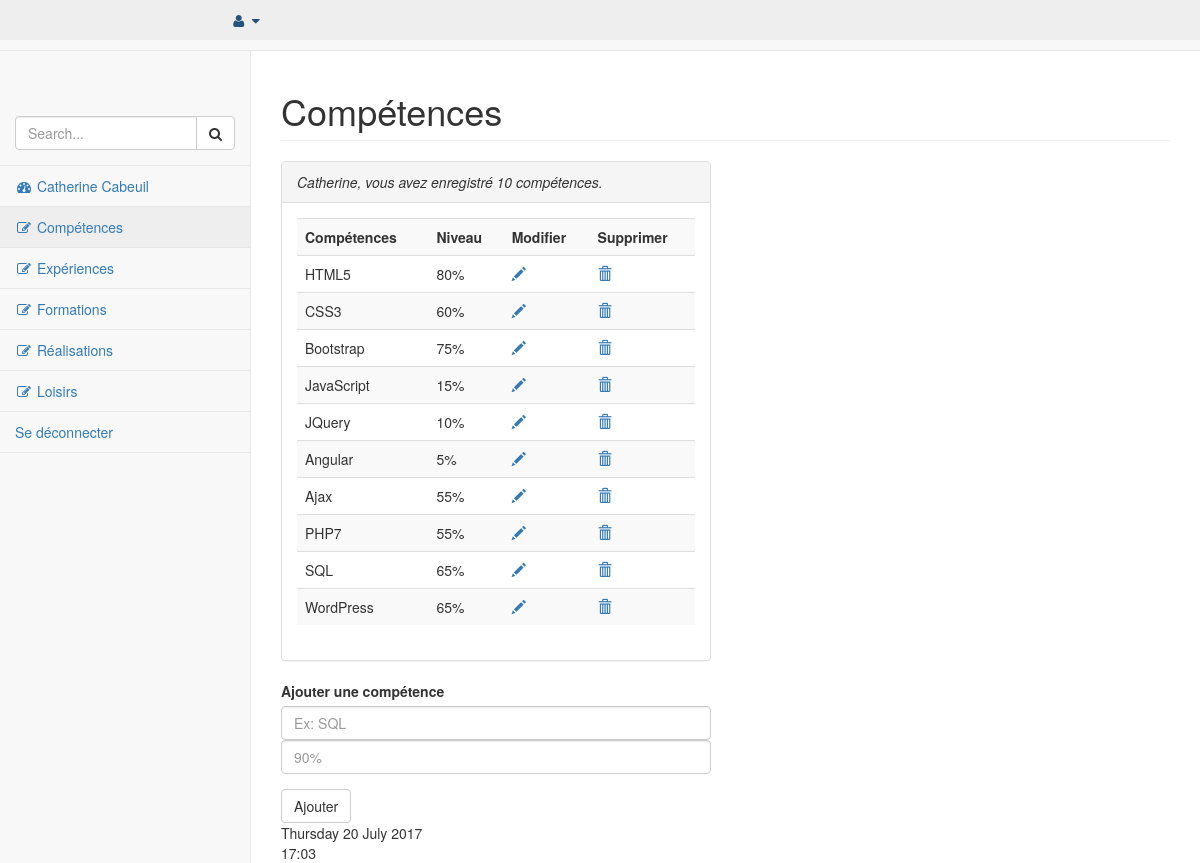
/admin/pages/competences.php (signed in), run on the app's committed database.
### tables this page shows
CREATE TABLE `t_utilisateurs` (
  `id_utilisateur` int(11) NOT NULL COMMENT 'identifiant utilisateur',
  `prenom` varchar(25) NOT NULL,
  `nom` varchar(25) NOT NULL,
  `email` varchar(50) NOT NULL,
  `telephone` varchar(20) NOT NULL,
  `mdp` varchar(50) NOT NULL,
  `pseudo` varchar(25) NOT NULL,
  `avatar` varchar(20) NOT NULL,
  `age` smallint(2) NOT NULL,
  `date_naissance` date NOT NULL,
  `sexe` enum('Femme','Homme','','') NOT NULL,
  `etat_civil` enum('M.','Mme','','') NOT NULL,
  `statut_marital` varchar(13) NOT NULL,
  `adresse` text NOT NULL,
  `code_postal` varchar(5) NOT NULL,
  `ville` varchar(25) NOT NULL,
  `pays` varchar(25) NOT NULL
);

CREATE TABLE `t_competences` (
  `id_competence` int(11) NOT NULL,
  `competence` varchar(45) NOT NULL,
  `niveau` varchar(5) NOT NULL,
  `utilisateur_id` int(11) NOT NULL
);

### admin/pages/competences.php (the view, shortened to what this page needs)
<?php
require '../../connexion/connexion.php';
include '../inc/nav.inc.php';
?>
        <div id="page-wrapper">
            <div class="row">
                <div class="col-lg-12">
                    <h1 class="page-header">Compétences</h1>
                    <?php
                    $sql = $pdoCV->query("SELECT * FROM t_competences WHERE utilisateur_id='1' ");
                    $ligne_competence = $sql->fetchAll();
                    $nb_competences = count($ligne_competence);
                    ?>
                    <div class="row">
                        <div class="col-lg-6">
                            <div class="panel panel-default">
                                <div class="panel-heading">
                                    <em><?php if ($nb_competences <= 1): ?>
                                        <?= $ligne_utilisateur['pseudo'].", vous avez enregistré " .$nb_competences. " compétence."?>
                                    <?php else: ?>
                                        <?= $ligne_utilisateur['pseudo'].", vous avez enregistré " .$nb_competences. " compétences."?>
                                    <?php endif; ?></em>
                                </div>
                                <div class="panel-body">
                                    <div class="table-responsive">
                                        <table class="table table-striped">
                                            <tbody>
                                                <tr>
                                                    <th scope="col">Compétences</th>
                                                    <th scope="col">Niveau</th>
                                                    <th scope="col">Modifier</th>
                                                    <th scope="col">Supprimer</th>
                                                </tr>
                                                <?php foreach ($ligne_competence as $ligne_competences) : ?>
                                                <tr id="<?php echo $ligne_competences['id_competence']; ?>">
                                                    <td><?= $ligne_competences['competence'];?></td>
                                                    <td><?= $ligne_competences['niveau'];?></td>
                                                    <td><a href="../pages/modif_competences.php?id_competence=<?php echo $ligne_competences['id_competence']; ?>"><span class="glyphicon glyphicon-pencil"></span></a></td>
                                                    <td><a id="suppression" href="<?php echo $ligne_competences['id_competence']; ?>"><span class="glyphicon glyphicon-trash"></span></a></td>
                                                </tr>
                                                <?php endforeach; ?>
                                            </tbody>
                                        </table>
                                    </div>
                                </div>
                            </div>
                            <form class="" action="competences.php" method="post">
                                <div class="form-group">
                                    <label for="competence">Ajouter une compétence</label>
                                    <input class="form-control" placeholder="Ex: SQL" name="competence" id="competence" required>
                                    <input class="form-control" placeholder="90%" name="niveau" id="niveau" required>
                                </div>
                                <button type="submit" class="btn btn-default" id="button_competence">Ajouter</button>
                            </form>
                            <?php
                            $heure = date("H:i");
                            echo strftime("%A %d %B %Y");
                            echo "<br>".$heure;
                            ?>
                        </div>
                    </div>
                </div>
            </div>
            </div>
</body>
</html>

### admin/inc/nav.inc.php (shortened to what this page needs)
<?php
if (isset($_SESSION['connexion']) && $_SESSION['connexion'] == 'connecté') {
    $id_utilisateur=$_SESSION['id_utilisateur'];
}
else {
    header('location:authentification.php');
}
$sql = $pdoCV->query("SELECT * FROM t_utilisateurs WHERE id_utilisateur='$id_utilisateur' ");
$ligne_utilisateur = $sql->fetch();
?>
<!DOCTYPE html>
<html lang="fr">
<head>
    <link href="../vendor/bootstrap/css/bootstrap.min.css" rel="stylesheet">
    <link href="../vendor/metisMenu/metisMenu.min.css" rel="stylesheet">
    <link href="../dist/css/sb-admin-2.css" rel="stylesheet">
    <link href="../vendor/morrisjs/morris.css" rel="stylesheet">
    <link href="../vendor/font-awesome/css/font-awesome.min.css" rel="stylesheet" type="text/css">
    <link rel="stylesheet" href="../css/monstyle.css">
</head>
<body>
    <div id="wrapper">
        <nav class="navbar navbar-default navbar-static-top" role="navigation" style="margin-bottom: 0">
            <div class="navbar-header">
                <a class="navbar-brand" href="index.php">Admin <?= $ligne_utilisateur['prenom'].' '.$ligne_utilisateur['nom']; ?></a>
            </div>
            <ul class="nav">
                <li class="dropdown">
                    <a class="dropdown-toggle" data-toggle="dropdown" href="#">
                        <i class="fa fa-user fa-fw"></i> <i class="fa fa-caret-down"></i>
                    </a>
                </li>
            </ul>
            <div class="navbar-default sidebar" role="navigation">
                <div class="sidebar-nav navbar-collapse">
                    <ul class="nav" id="side-menu">
                        <li class="sidebar-search">
                            <div class="input-group custom-search-form">
                                <input type="text" class="form-control" placeholder="Search...">
                                <span class="input-group-btn">
                                <button class="btn btn-default" type="button">
                                    <i class="fa fa-search"></i>
                                </button>
                            </span>
                            </div>
                        </li>
                        <li>
                            <a href="index.php"><i class="fa fa-dashboard fa-fw"></i> <?= $ligne_utilisateur['prenom'].' '.$ligne_utilisateur['nom']; ?></a>
                        </li>
                        <li>
                            <a href="competences.php"><i class="fa fa-edit fa-fw"></i> Compétences</a>
                        </li>
                        <li>
                            <a href="experiences.php"><i class="fa fa-edit fa-fw"></i> Expériences</a>
                        </li>
                        <li>
                            <a href="formations.php"><i class="fa fa-edit fa-fw"></i> Formations</a>
                        </li>
                        <li>
                            <a href="realisations.php"><i class="fa fa-edit fa-fw"></i> Réalisations</a>
                        </li>
                        <li>
                            <a href="loisirs.php"><i class="fa fa-edit fa-fw"></i> Loisirs</a>
                        </li>
                                <li>
                                    <a href="../pages/index.php?quitter=oui">Se déconnecter</a>
                                </li>
                            </ul>
                </div>
            </div>
        </nav>

### data on the page
t_utilisateurs: prenom "Catherine", nom "Cabeuil", pseudo "Catherine"
t_competences: competence "HTML5", niveau "80%"
t_competences: competence "CSS3", niveau "60%"
t_competences: competence "Bootstrap", niveau "75%"
t_competences: competence "JavaScript", niveau "15%"
t_competences: competence "JQuery", niveau "10%"
t_competences: competence "Angular", niveau "5%"
t_competences: competence "Ajax", niveau "55%"
t_competences: competence "PHP7", niveau "55%"
t_competences: competence "SQL", niveau "65%"
t_competences: competence "WordPress", niveau "65%"

### other printed values
$nb_competences "10"
strftime("%A %d %B %Y") "Thursday 20 July 2017"
